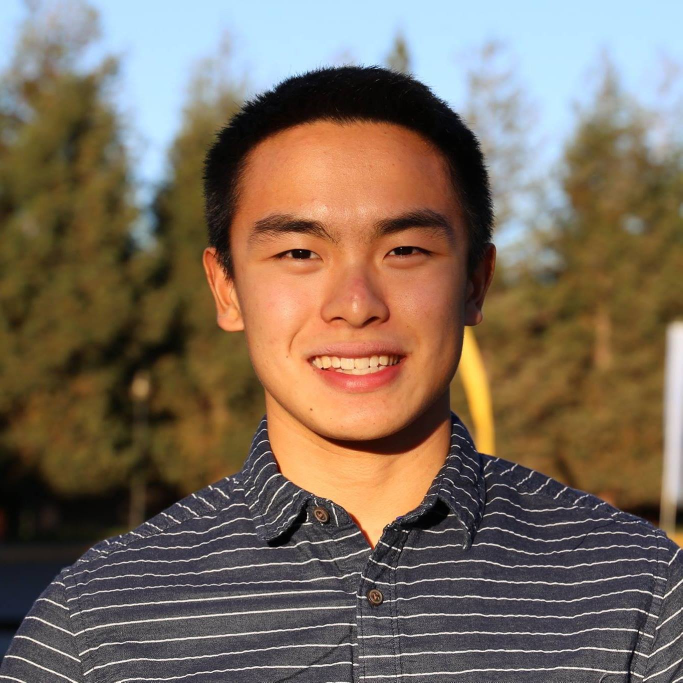
#> input picture assignments/recognizeme/jasonli.jpg, 1365 x 1365 px, given in place of temp2.jpg, which was not available (shown at 1/2 size)
$ python test.py   (older library calls are emulated)
#> lines starting #> are read from the running program, lines starting #| are printed output that depends on the picture; long printed decimals are rounded; pictures that were not available may be replaced by others from this repository, and a replacement may not be noted
import cv2
import numpy as np
import os, sys


imgs = []
path = "/Users/jasonli/Desktop/BU/Junior/Spring2021/CS791/herbarium/Herbarium_Project/assignments/recognizeme/"


# [22 lines of commented-out code are left out]

imposed = cv2.imread(path+"temp2.jpg", cv2.IMREAD_GRAYSCALE)
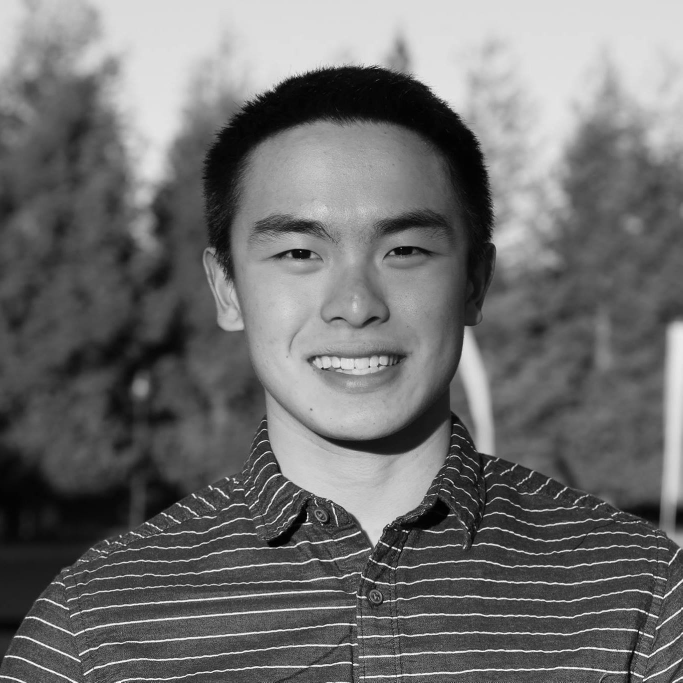
#> imposed: shape (1365, 1365) (shown at 1/2 size); min 0, max 255, mean 110.2
imposed = imposed.astype(np.uint8)
edged = cv2.Canny(imposed, 30, 200)
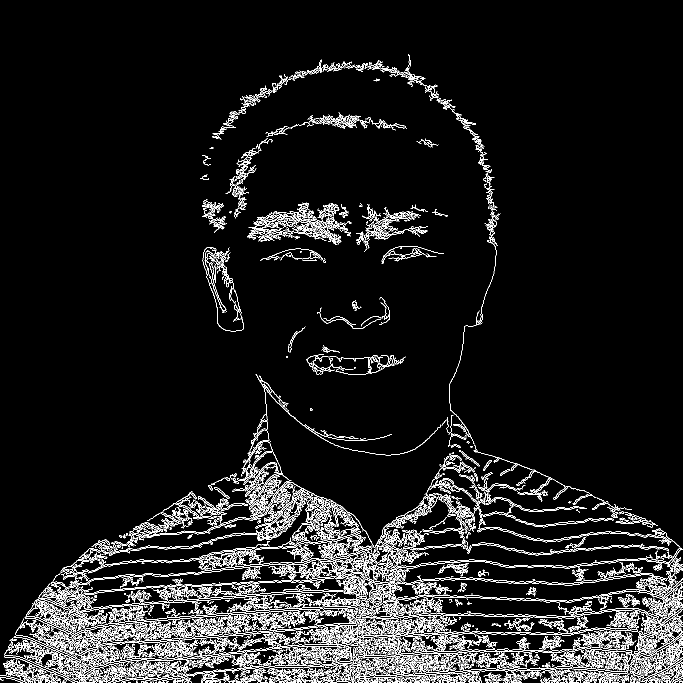
#> edged: shape (1365, 1365) (shown at 1/2 size); 6.9% white in thin lines or dots
x,y,w,h = cv2.boundingRect(edged)
#> x = 0; y = 108; w = 1365; h = 1257

# laplacian = cv2.Laplacian(imposed,cv2.CV_64F)
temp = [1 if p > 0 else 0 for x in imposed for p in x]
#> temp = 1863225 items
print(sum(temp) / (w*h))
#| 1.086
# print((w*h)/ (imposed.shape[0]*imposed.shape[1]))
# # if w*h > img
edged = cv2.rectangle(imposed, (x, y), (x+w, y+h), (255, 0, 0), 2)

# [5 lines of commented-out code are left out]

cv2.imwrite(path+"t.jpg", edged)
quit()
#> (the program exits here)

$ run again, on assignments/recognizeme/images/elisson.jpeg
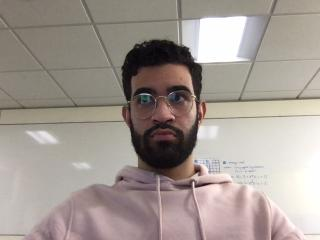
#> input picture assignments/recognizeme/images/elisson.jpeg, 320 x 240 px, given in place of temp2.jpg, which was not available
#> `edged = cv2.Canny(imposed, 30, 200)`:
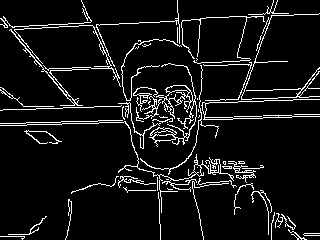
#> edged: shape (240, 320); 7.8% white in thin lines or dots
#> x = 0; w = 320; h = 240
#> temp = 76800 items
#| 1.0
#> `edged = cv2.rectangle(imposed, (x, y), (x+w, y+h), (255, 0, 0), 2)`:
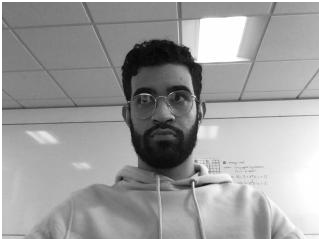
#> edged: shape (240, 320); min 4, max 255, mean 157.3

$ run again, on assignments/recognizeme/images/elisson.png
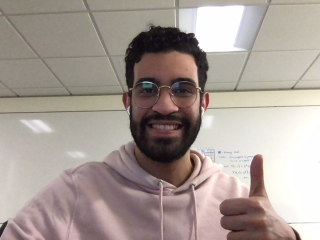
#> input picture assignments/recognizeme/images/elisson.png, 320 x 240 px, given in place of temp2.jpg, which was not available
#> `edged = cv2.Canny(imposed, 30, 200)`:
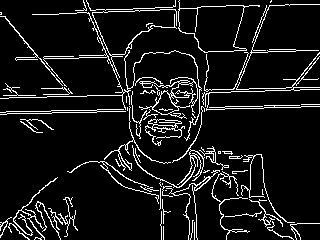
#> edged: shape (240, 320); 9% white in thin lines or dots
#> x = 0; w = 320; h = 240
#> temp = 76800 items
#| 1.0
#> `edged = cv2.rectangle(imposed, (x, y), (x+w, y+h), (255, 0, 0), 2)`:
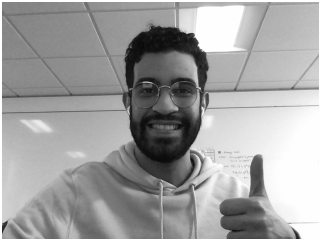
#> edged: shape (240, 320); min 10, max 255, mean 160.3
